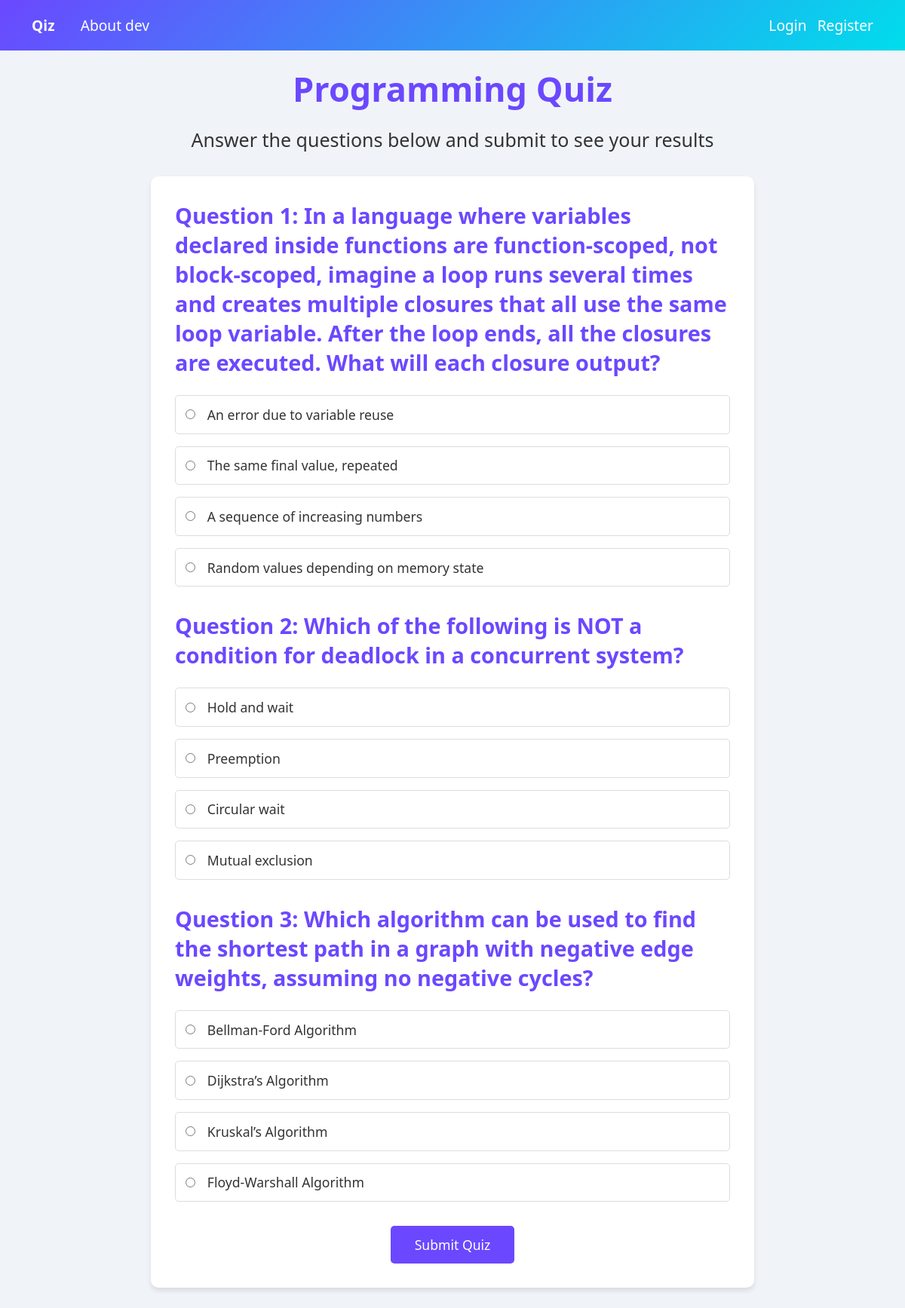
Page /questions?quiz_id=1 (signed in) on the committed database.
### tables this page shows
CREATE TABLE quizzes (
        quiz_id INTEGER PRIMARY KEY AUTOINCREMENT,
        title TEXT NOT NULL,
        description TEXT NOT NULL
    );

CREATE TABLE questions (
        question_id INTEGER PRIMARY KEY AUTOINCREMENT,
        quiz_id INTEGER NOT NULL,
        question_text TEXT NOT NULL,
        option1 TEXT NOT NULL,
        option2 TEXT NOT NULL,
        option3 TEXT NOT NULL,
        option4 TEXT NOT NULL,
        correct_ans TEXT NOT NULL,
        FOREIGN KEY (quiz_id) REFERENCES quizzes (quiz_id) ON DELETE CASCADE   
    );

### server.py (the view)
@app.route("/questions", methods = ["GET", "POST"])
def questions():
    if not session.get("username"):
        return redirect("/login")
    quiz_id = request.args.get("quiz_id")
    questions = db.get_questions(quiz_id)
    session["taking_quiz_id"] = quiz_id
    data = []
    for question in questions:
        options = [question[3], question[4], question[5], question[6]]
        shuffle(options)
        data.append(Question(
            id = question[0],
            text = question[2],
            options = options
        ))
    title = db.get_title(quiz_id)
    return render_template("questions.html", questions = data, quiz_id = quiz_id, title=title)

### db.py (called while the page is built)
    def get_questions(self, quiz_id):
        cursor = self.conn.cursor()
        cursor.execute("SELECT * FROM questions WHERE quiz_id = ?", (quiz_id,))
        questions = cursor.fetchall()
        return questions

    def get_title(self, quiz_id):
        cursor = self.conn.cursor()
        cursor.execute("SELECT title FROM quizzes WHERE quiz_id = ?", (quiz_id,))
        title = cursor.fetchall()
        return title[0][0]

### templates/questions.html (shortened to what this page needs)
<!DOCTYPE html>
<html lang="en">
    <head>
        <link rel="stylesheet" href="../static/questions.css" />
    </head>
    <body>
        <header>
            <div>
                <a id="logo" href="/">Qiz</a>
                <a class="nav-item" style="padding-left: 30px;" href="/about">About dev</a>
            </div>
            <div class="nav-wrapper">
                <a class="nav-item" href="/login">Login</a>
                <a class="nav-item" href="/register">Register</a>
            </div>
        </header>
        <main>
            <div class="title">
                <h1 id="title">{{title}} Quiz</h1>
                <h2 id="intro">Answer the questions below and submit to see your results</h2>
            </div>
            <div class="question-container">
                <form method="post" action="/result?quiz_id={{quiz_id}}">
                {% for question in questions %}
                <div class="wrapper">
                    <h2>Question {{loop.index}}: {{question.text}}</h2>
                    {% for option in question.options %}
                    <div class="option">
                        <input type="radio" name="question_{{question.id}}" id="q{{question.id}}o{{loop.index}}" value="{{option}}"/>
                        <label for="q{{question.id}}o{{loop.index}}">{{option}}</label>
                    </div>
                    {% endfor %}
                </div>
                {% endfor %}
                <button type="submit">Submit Quiz</button>
                </form>
            </div>
        </main>
    </body>
</html>

### static/questions.css (style rules this page uses)
* { margin: 0; padding: 0; box-sizing: border-box; font-family: 'Segoe UI', Tahoma, Geneva, Verdana, sans-serif; }
body { background-color: #f0f4f8; color: #333; }
header { display: flex; justify-content: space-between; align-items: center; padding: 20px 42px; background: linear-gradient(135deg, #6b48ff, #00ddeb); }
#logo { color: white; text-decoration: none; font-size: 1.2rem; font-weight: bold; }
.nav-wrapper { display: flex; gap: 14px; }
.nav-item { color: white; font-weight: 500; font-size: 1.2rem; transition: color 0.5 ease; text-decoration: none; }
.title { text-align: center; }
.title h1 { font-size: 45px; font-weight: 600; margin-top: 20px; margin-bottom: 20px; color: #6b48ff; }
.title h2 { font-size: 25px; font-weight: 500; }
.wrapper + .wrapper { margin-top: 2rem; }
.question-container { max-width: 800px; margin: 2rem auto; background: white; border-radius: 10px; padding: 2rem; box-shadow: 0 4px 6px rgba(0, 0, 0, 0.1); }
.question-container h2 { font-size: 1.8rem; margin-bottom: 1.5rem; color: #6b48ff; }
.option { display: flex; align-items: center; margin: 1rem 0; padding: 0.8rem; border: 1px solid #ddd; border-radius: 5px; transition: background 0.2s; }
.option input { margin-right: 1rem; accent-color: #6b48ff; }
.option label { font-size: 1.1rem; color: #333; width: 100%; display: block; }
button { display: block; margin: 2rem auto 0; padding: 0.8rem 2rem; background: #6b48ff; color: white; border: none; border-radius: 5px; font-size: 1.1rem; cursor: pointer; transition: background 0.3s; }

### rows in the picture
quizzes: title "Programming"
questions: text "In a language where variables declared inside functions are function-scoped, not block-scoped, imagine a loop runs several times and creates multiple closures that all use the same loop variable. After the loop ends, all the closures are executed. What will each closure output?", option4 "An error due to variable reuse", option2 "The same final value, repeated", option1 "A sequence of increasing numbers", option3 "Random values depending on memory state"
questions: text "Which of the following is NOT a condition for deadlock in a concurrent system?", option2 "Hold and wait", option3 "Preemption", option4 "Circular wait", option1 "Mutual exclusion"
questions: text "Which algorithm can be used to find the shortest path in a graph with negative edge weights, assuming no negative cycles?", option2 "Bellman-Ford Algorithm", option1 "Dijkstra’s Algorithm", option4 "Kruskal’s Algorithm", option3 "Floyd-Warshall Algorithm"
